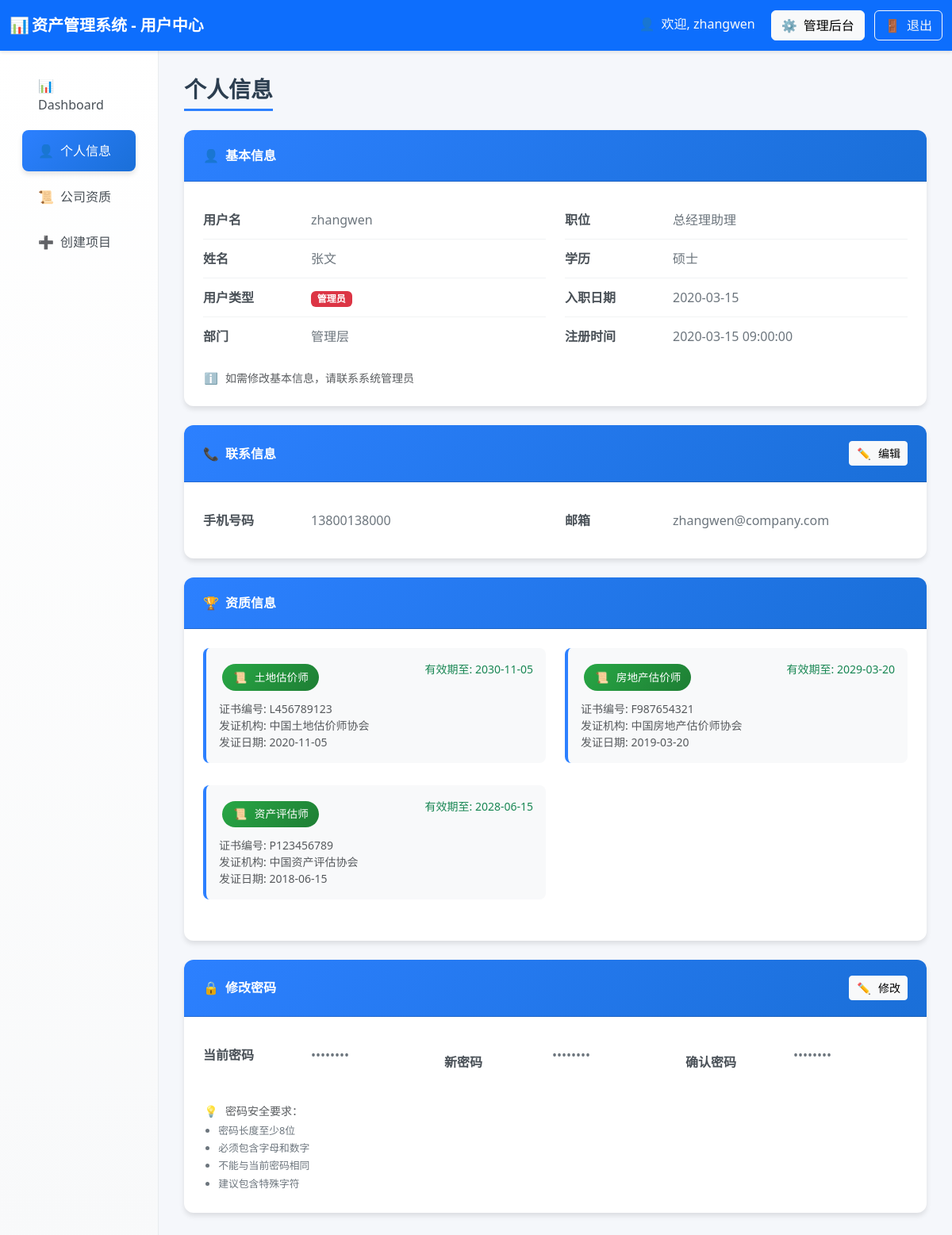
Screenshot of /user_profile (signed in) with the database file from the repository.
### tables this page shows
CREATE TABLE users (
        id INTEGER PRIMARY KEY AUTOINCREMENT,
        username TEXT UNIQUE,
        realname TEXT,
        user_type TEXT,
        password TEXT,
        phone TEXT,
        email TEXT,
        hire_date TEXT,
        education TEXT,
        position TEXT,
        department TEXT,
        status TEXT DEFAULT 'active',  -- active-在职, inactive-离职
        create_time TEXT DEFAULT CURRENT_TIMESTAMP,
        update_time TEXT DEFAULT CURRENT_TIMESTAMP
    );

CREATE TABLE user_qualifications (
        id INTEGER PRIMARY KEY AUTOINCREMENT,
        username TEXT NOT NULL,
        qualification_type TEXT NOT NULL,
        qualification_number TEXT,
        issue_date TEXT,
        expiry_date TEXT,
        issue_authority TEXT,
        FOREIGN KEY (username) REFERENCES users (username),
        UNIQUE(username, qualification_type)
    );

### routes/user_routes.py (the view)
@router.get("/user_profile", response_class=HTMLResponse)
async def user_profile(
    request: Request,
    user: dict = Depends(login_required),
    db: sqlite3.Connection = Depends(get_db)
):
    try:
        print(f"用户个人信息页面，用户名: {user['username']}")
        user_profile = await user_service.get_user_profile(user["username"], db)
        user_qualifications = await user_service.get_user_qualifications(user["username"], db)
        stats = await user_service.get_user_basic_stats(user, db)
        today = datetime.now().strftime("%Y-%m-%d")
        return templates.TemplateResponse("user_profile.html", {
            "request": request,
            "user": user,
            "user_profile": user_profile,
            "user_qualifications": user_qualifications,  # 添加资质信息
            "stats": stats,
            "today": today
        })
    except Exception as e:
        print(f"查询失败！！！错误: {str(e)}")
        import traceback
        print(f"完整错误: {traceback.format_exc()}")
        return templates.TemplateResponse("user_profile.html", {
            "request": request,
            "user": user,
            "user_profile": {},
            "user_qualifications": [],  # 空列表
            "stats": {},
            "today": today,
            "error": str(e)
        })

### templates/user_profile.html (shortened to what this page needs)
<!DOCTYPE html>
<html lang="zh-CN">
<head>
    <link href="https://cdn.jsdelivr.net/npm/bootstrap@5.3.2/dist/css/bootstrap.min.css" rel="stylesheet">
    <link rel="stylesheet"
        href="https://cdnjs.cloudflare.com/ajax/libs/bootstrap-icons/1.11.0/font/bootstrap-icons.min.css">
</head>
<body>
    <nav class="navbar navbar-dark bg-primary">
        <div class="container-fluid">
            <span class="navbar-brand mb-0 h1 fw-bold">
                <span class="fallback-icon">📊</span>资产管理系统 - 用户中心
            </span>
            <div>
                <span class="text-light me-3">
                    <span class="fallback-icon">👤</span>欢迎, {{ user.username }}
                </span>
                {% if user.user_type == 'admin' %}
                <a href="/admin_projects" class="btn btn-light me-2">
                    <span class="fallback-icon">⚙️</span>管理后台
                </a>
                {% endif %}
                <a href="/logout" class="btn btn-outline-light">
                    <span class="fallback-icon">🚪</span>退出
                </a>
            </div>
        </div>
    </nav>
    <div class="container-fluid">
        <div class="row">
            <div class="col-md-3 col-lg-2 sidebar">
                <nav class="nav flex-column p-3">
                    <a class="nav-link" href="/user_dashboard">
                        <span class="fallback-icon">📊</span>Dashboard
                    </a>
                    <a class="nav-link active" href="/user_profile">
                        <span class="fallback-icon">👤</span>个人信息
                    </a>
                    <a class="nav-link" href="/company_qualifications">
                        <span class="fallback-icon">📜</span>公司资质
                    </a>
                    <a class="nav-link" href="/create_project">
                        <span class="fallback-icon">➕</span>创建项目
                    </a>
                </nav>
            </div>
            <div class="col-md-9 col-lg-10 main-content">
                <h3 class="page-title">个人信息</h3>
                <div class="card profile-card">
                    <div class="card-header">
                        <span><span class="fallback-icon">👤</span>基本信息</span>
                    </div>
                    <div class="card-body">
                        <div class="row">
                            <div class="col-md-6">
                                <div class="info-item">
                                    <span class="info-label">用户名</span>
                                    <span class="info-value">{{ user_profile.username }}</span>
                                </div>
                                <div class="info-item">
                                    <span class="info-label">姓名</span>
                                    <span class="info-value">{{ user_profile.realname or '未设置' }}</span>
                                </div>
                                <div class="info-item">
                                    <span class="info-label">用户类型</span>
                                    <span class="info-value">
                                        {% if user_profile.user_type == 'admin' %}
                                        <span class="badge bg-danger">管理员</span>
                                        {% else %}
                                        <span class="badge bg-primary">普通用户</span>
                                        {% endif %}
                                    </span>
                                </div>
                                <div class="info-item">
                                    <span class="info-label">部门</span>
                                    <span class="info-value">{{ user_profile.department or '未设置' }}</span>
                                </div>
                            </div>
                            <div class="col-md-6">
                                <div class="info-item">
                                    <span class="info-label">职位</span>
                                    <span class="info-value">{{ user_profile.position or '未设置' }}</span>
                                </div>
                                <div class="info-item">
                                    <span class="info-label">学历</span>
                                    <span class="info-value">{{ user_profile.education or '未设置' }}</span>
                                </div>
                                <div class="info-item">
                                    <span class="info-label">入职日期</span>
                                    <span class="info-value">{{ user_profile.hire_date or '未设置' }}</span>
                                </div>
                                <div class="info-item">
                                    <span class="info-label">注册时间</span>
                                    <span class="info-value">{{ user_profile.create_time or '未设置' }}</span>
                                </div>
                            </div>
                        </div>
                        <div class="mt-3">
                            <small class="text-muted">
                                <span class="fallback-icon">ℹ️</span>如需修改基本信息，请联系系统管理员
                            </small>
                        </div>
                    </div>
                </div>
                <div class="card profile-card">
                    <div class="card-header d-flex justify-content-between align-items-center">
                        <span><span class="fallback-icon">📞</span>联系信息</span>
                        <button class="btn btn-light btn-sm" onclick="toggleEditMode('contactInfo')">
                            <span class="fallback-icon">✏️</span>编辑
                        </button>
                    </div>
                    <div class="card-body">
                        <form id="contactInfoForm" method="post" action="/user_profile/update">
                            <div class="row">
                                <div class="col-md-6">
                                    <div class="info-item">
                                        <span class="info-label">手机号码</span>
                                        <div class="info-value">
                                            <span id="phoneDisplay">{{ user_profile.phone or '未设置' }}</span>
                                        </div>
                                    </div>
                                </div>
                                <div class="col-md-6">
                                    <div class="info-item">
                                        <span class="info-label">邮箱</span>
                                        <div class="info-value">
                                            <span id="emailDisplay">{{ user_profile.email or '未设置' }}</span>
                                        </div>
                                    </div>
                                </div>
                            </div>
                        </form>
                    </div>
                </div>
                <div class="card profile-card">
                    <div class="card-header">
                        <span><span class="fallback-icon">🏆</span>资质信息</span>
                    </div>
                    <div class="card-body">
                        {% if user_qualifications %}
                        <div class="row">
                            {% for qual in user_qualifications %}
                            <div class="col-md-6 mb-3">
                                <div class="qualification-item">
                                    <div class="d-flex justify-content-between align-items-start mb-2">
                                        <span class="qualification-badge">
                                            <span class="fallback-icon">📜</span>{{ qual.qualification_type }}
                                        </span>
                                        {% if qual.expiry_date %}
                                        <small
                                            class="text-{% if qual.expiry_date > today %}success{% else %}danger{% endif %}">
                                            有效期至: {{ qual.expiry_date }}
                                        </small>
                                        {% endif %}
                                    </div>
                                    {% if qual.qualification_number %}
                                    <div class="text-muted small">
                                        证书编号: {{ qual.qualification_number }}
                                    </div>
                                    {% endif %}
                                    {% if qual.issue_authority %}
                                    <div class="text-muted small">
                                        发证机构: {{ qual.issue_authority }}
                                    </div>
                                    {% endif %}
                                    {% if qual.issue_date %}
                                    <div class="text-muted small">
                                        发证日期: {{ qual.issue_date }}
                                    </div>
                                    {% endif %}
                                </div>
                            </div>
                            {% endfor %}
                        </div>
                        {% else %}
                        <div class="text-center text-muted py-4">
                            <span class="fallback-icon">📝</span>
                            <p class="mb-0">暂无资质信息</p>
                        </div>
                        {% endif %}
                    </div>
                </div>
                <div class="card profile-card">
                    <div class="card-header d-flex justify-content-between align-items-center">
                        <span><span class="fallback-icon">🔒</span>修改密码</span>
                        <button class="btn btn-light btn-sm" onclick="toggleEditMode('passwordChange')">
                            <span class="fallback-icon">✏️</span>修改
                        </button>
                    </div>
                    <div class="card-body">
                        <form id="passwordChangeForm" method="post" action="/user_profile/change_password">
                            <div class="row">
                                <div class="col-md-4">
                                    <div class="info-item">
                                        <span class="info-label">当前密码</span>
                                        <div class="info-value">
                                            <span id="currentPasswordDisplay">••••••••</span>
                                        </div>
                                    </div>
                                </div>
                                <div class="col-md-4">
                                    <div class="info-item">
                                        <span class="info-label">新密码</span>
                                        <div class="info-value">
                                            <span id="newPasswordDisplay">••••••••</span>
                                            <div class="password-feedback" id="passwordFeedback"></div>
                                        </div>
                                    </div>
                                </div>
                                <div class="col-md-4">
                                    <div class="info-item">
                                        <span class="info-label">确认密码</span>
                                        <div class="info-value">
                                            <span id="confirmPasswordDisplay">••••••••</span>
                                            <div class="password-feedback" id="confirmPasswordFeedback"></div>
                                        </div>
                                    </div>
                                </div>
                            </div>
                        </form>
                        <div class="password-tips mt-3">
                            <small class="text-muted">
                                <span class="fallback-icon">💡</span>密码安全要求：
                                <ul class="mb-0 mt-1">
                                    <li>密码长度至少8位</li>
                                    <li>必须包含字母和数字</li>
                                    <li>不能与当前密码相同</li>
                                    <li>建议包含特殊字符</li>
                                </ul>
                            </small>
                        </div>
                    </div>
                </div>
            </div>
        </div>
    </div>
</body>
</html>

### rows the page displays
users: username "zhangwen", realname "张文", department "管理层", position "总经理助理", education "硕士", hire_date "2020-03-15", phone "13800138000", email "zhangwen@company.com"
user_qualifications: qualification_type "土地估价师", expiry_date "2030-11-05", qualification_number "L456789123", issue_authority "中国土地估价师协会", issue_date "2020-11-05"
user_qualifications: qualification_type "房地产估价师", expiry_date "2029-03-20", qualification_number "F987654321", issue_authority "中国房地产估价师协会", issue_date "2019-03-20"
user_qualifications: qualification_type "资产评估师", expiry_date "2028-06-15", qualification_number "P123456789", issue_authority "中国资产评估协会", issue_date "2018-06-15"

### other values shown
{{ user.username }} "zhangwen"
{{ user_profile.create_time or '未设置' }} "2020-03-15 09:00:00"
